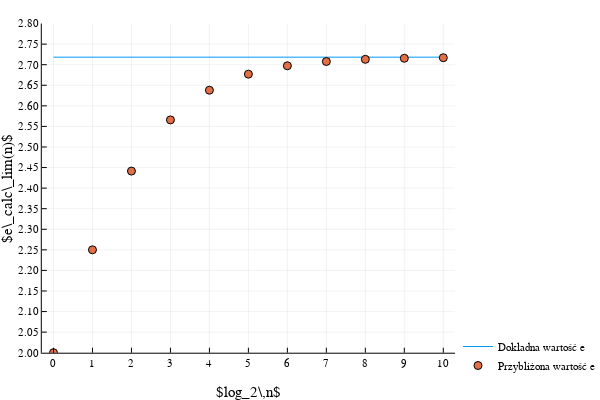

The code cell stored with this chart in its notebook:
### Code cell
xs = 0:10
range = map(x -> BigFloat(2.0)^x, xs)
approx = map(x -> calc_e_lim(x), range)
p = plot(
    xs, 
    xticks=0:1:10, 
    yticks=2.0:0.05:3.0, 
    ylims=(2.0, 2.8),
    map(x -> BigFloat(MathConstants.e), xs),
    xlabel="\$log_2\\,n\$", 
    ylabel="\$e\\_calc\\_lim(n)\$", 
    seriestype="line",
    label = "Dokładna wartość e",
    legend = :bottomright
)
scatter!(
    xs,
    approx,
    label = "Przybliżona wartość e"
)

### Figure 1 — Plotly figure (JSON) as saved in the notebook; plotly's stock layout.template omitted (floating-point values rounded to 4 significant figures)
{"data": [{"colorbar": {"title": ""}, "hoverinfo": "text", "legendgroup": "Dokładna wartość e", "line": {"color": "rgba(0, 154, 250, 1.000)", "dash": "solid", "shape": "linear", "width": 1}, "mode": "lines", "name": "Dokładna wartość e", "showlegend": true, "text": [null, null, null, null, null, null, null, null, null, null, null], "type": "scatter", "x": [0, 1, 2, 3, 4, 5, 6, 7, 8, 9, 10], "xaxis": "x1", "y": [2.718, 2.718, 2.718, 2.718, 2.718, 2.718, 2.718, 2.718, 2.718, 2.718, 2.718], "yaxis": "y1", "zmax": 0.1, "zmin": -0.1}, {"colorbar": {"title": ""}, "hoverinfo": "text", "legendgroup": "Przybliżona wartość e", "marker": {"color": "rgba(227, 111, 71, 1.000)", "line": {"color": "rgba(0, 0, 0, 1.000)", "width": 1}, "size": 8, "symbol": "circle"}, "mode": "markers", "name": "Przybliżona wartość e", "showlegend": true, "text": [null, null, null, null, null, null, null, null, null, null, null], "type": "scatter", "x": [0, 1, 2, 3, 4, 5, 6, 7, 8, 9, 10], "xaxis": "x1", "y": [2, 2.25, 2.441, 2.566, 2.638, 2.677, 2.697, 2.708, 2.713, 2.716, 2.717], "yaxis": "y1", "zmax": 0.1, "zmin": -0.1}], "layout": {"annotations": [], "height": 400, "legend": {"bgcolor": "rgba(255, 255, 255, 1.000)", "bordercolor": "rgba(0, 0, 0, 1.000)", "font": {"color": "rgba(0, 0, 0, 1.000)", "family": "sans-serif", "size": 11}, "tracegroupgap": 0, "x": 1, "y": 0}, "margin": {"b": 20, "l": 0, "r": 0, "t": 20}, "paper_bgcolor": "rgba(255, 255, 255, 1.000)", "plot_bgcolor": "rgba(255, 255, 255, 1.000)", "showlegend": true, "width": 600, "xaxis": {"anchor": "y1", "domain": [0.09128, 0.9934], "gridcolor": "rgba(0, 0, 0, 0.100)", "gridwidth": 0.5, "linecolor": "rgba(0, 0, 0, 1.000)", "mirror": false, "range": [-0.3, 10.3], "showgrid": true, "showline": true, "showticklabels": true, "tickangle": 0, "tickcolor": "rgb(0, 0, 0)", "tickfont": {"color": "rgba(0, 0, 0, 1.000)", "family": "sans-serif", "size": 11}, "tickmode": "array", "ticks": "inside", "ticktext": ["0", "1", "2", "3", "4", "5", "6", "7", "8", "9", "10"], "tickvals": [0, 1, 2, 3, 4, 5, 6, 7, 8, 9, 10], "title": "$log_2\\,n$", "titlefont": {"color": "rgba(0, 0, 0, 1.000)", "family": "sans-serif", "size": 15}, "type": "-", "visible": true, "zeroline": false, "zerolinecolor": "rgba(0, 0, 0, 1.000)"}, "yaxis": {"anchor": "x1", "domain": [0.07581, 0.9902], "gridcolor": "rgba(0, 0, 0, 0.100)", "gridwidth": 0.5, "linecolor": "rgba(0, 0, 0, 1.000)", "mirror": false, "range": [2, 2.8], "showgrid": true, "showline": true, "showticklabels": true, "tickangle": 0, "tickcolor": "rgb(0, 0, 0)", "tickfont": {"color": "rgba(0, 0, 0, 1.000)", "family": "sans-serif", "size": 11}, "tickmode": "array", "ticks": "inside", "ticktext": ["2.00", "2.05", "2.10", "2.15", "2.20", "2.25", "2.30", "2.35", "2.40", "2.45", "2.50", "2.55", "2.60", "2.65", "2.70", "2.75", "2.80"], "tickvals": [2, 2.05, 2.1, 2.15, 2.2, 2.25, 2.3, 2.35, 2.4, 2.45, 2.5, 2.55, 2.6, 2.65, 2.7, 2.75, 2.8], "title": "$e\\_calc\\_lim(n)$", "titlefont": {"color": "rgba(0, 0, 0, 1.000)", "family": "sans-serif", "size": 15}, "type": "-", "visible": true, "zeroline": false, "zerolinecolor": "rgba(0, 0, 0, 1.000)"}}}
